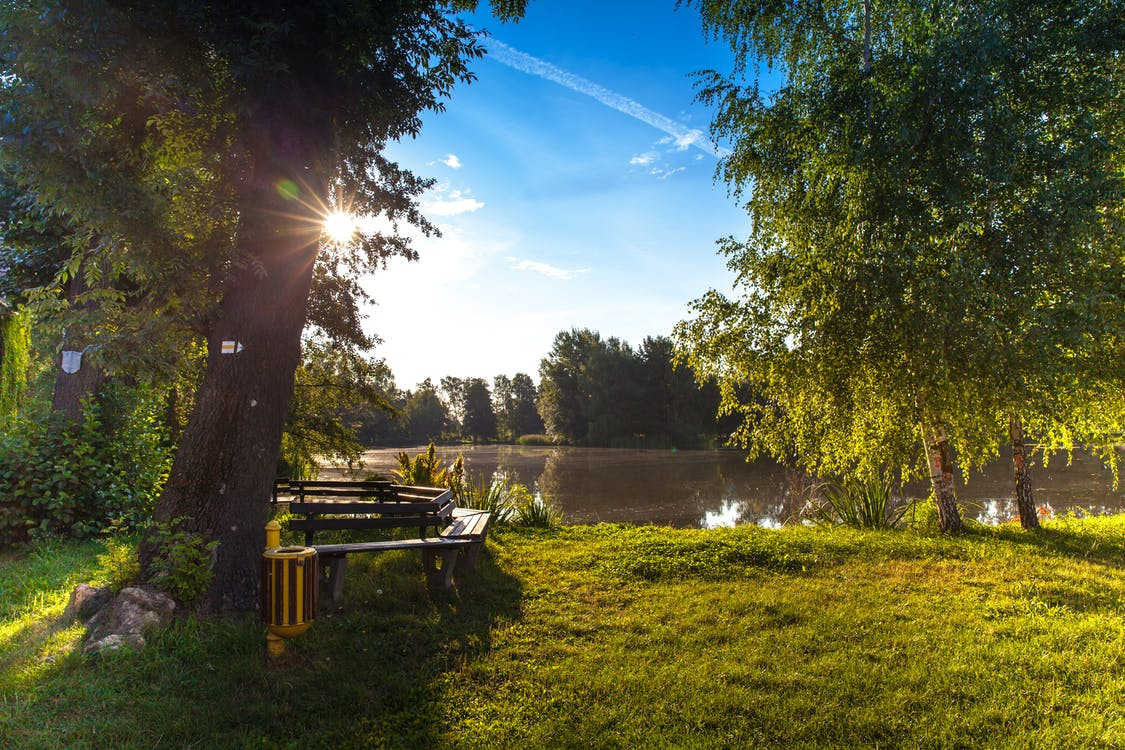
#> input picture face_recog/Images/park.jpeg, 1125 x 750 px, found by its file name
$ python split_merge.py
#> lines starting #> are read from the running program, lines starting #| are printed output that depends on the picture
import cv2 as cv
import numpy as np

img = cv.imread('Images\park.jpeg')
#> img is the input picture: shape (750, 1125, 3); mean B, G, R 64.5, 92.7, 88.2
cv.imshow('Park', img)

blank = np.zeros(img.shape[:2] , dtype = 'uint8')


b,g,r = cv.split(img)
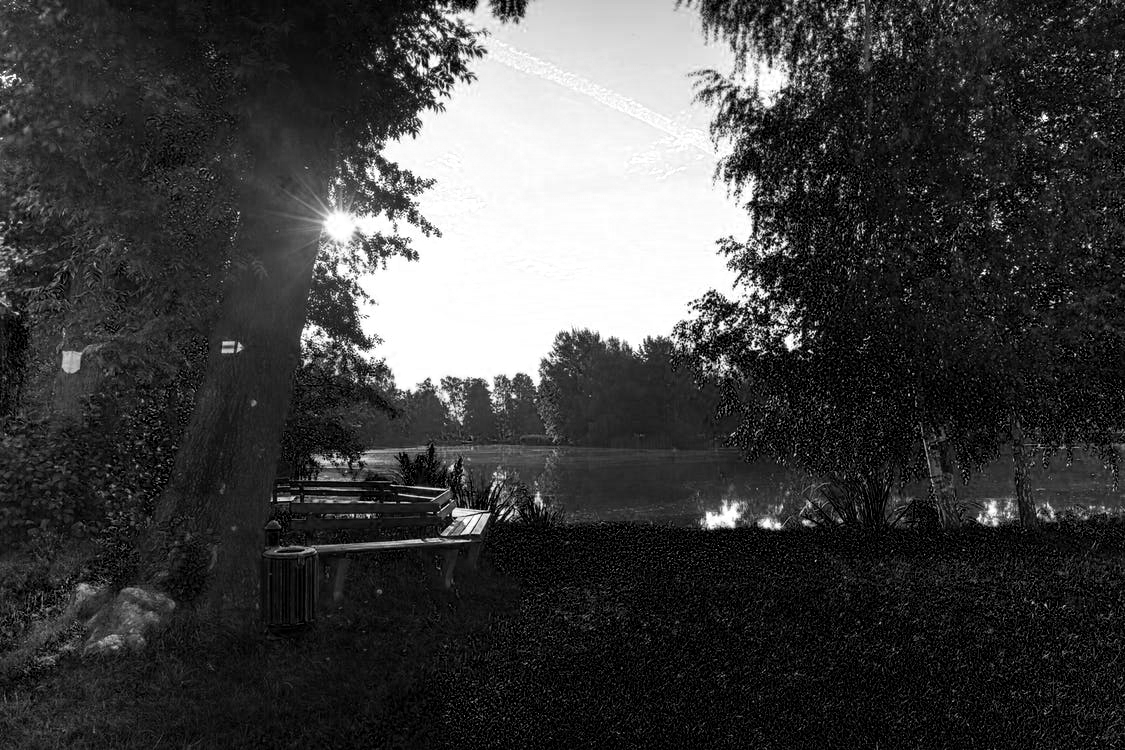
#> b: shape (750, 1125); min 0, max 255, mean 64.5
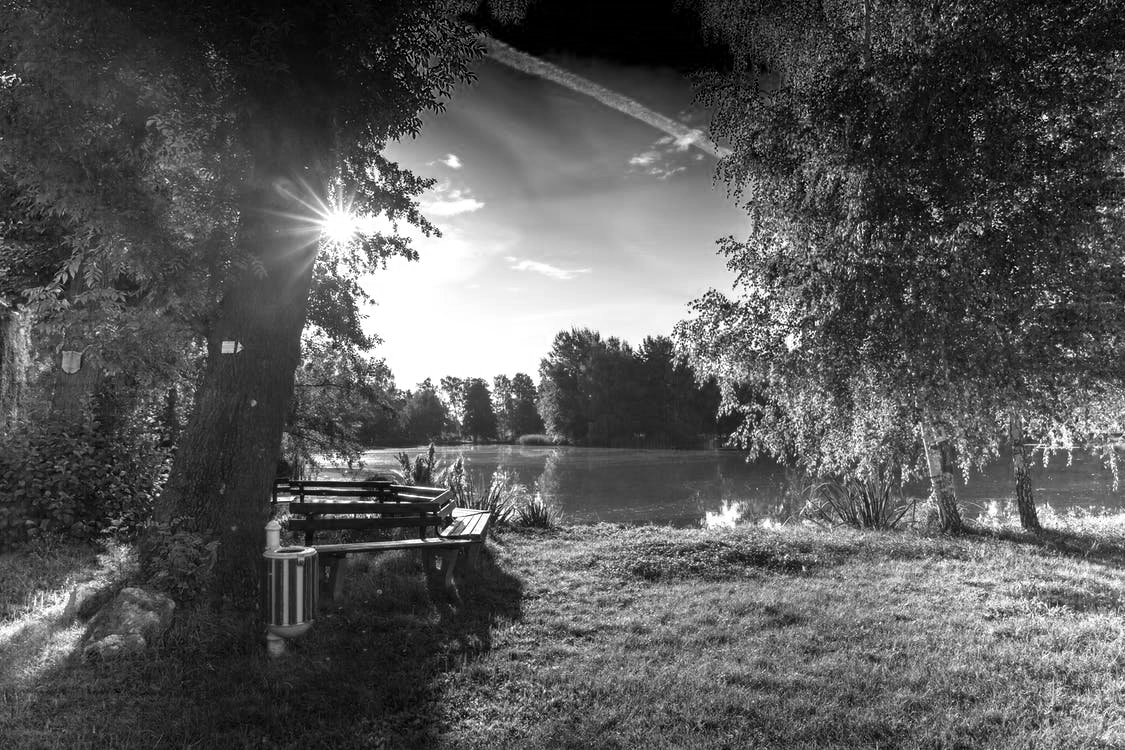
#> r: shape (750, 1125); min 0, max 255, mean 88.2

# distribution of images in their original colour channel

blue = cv.merge([b ,blank , blank])
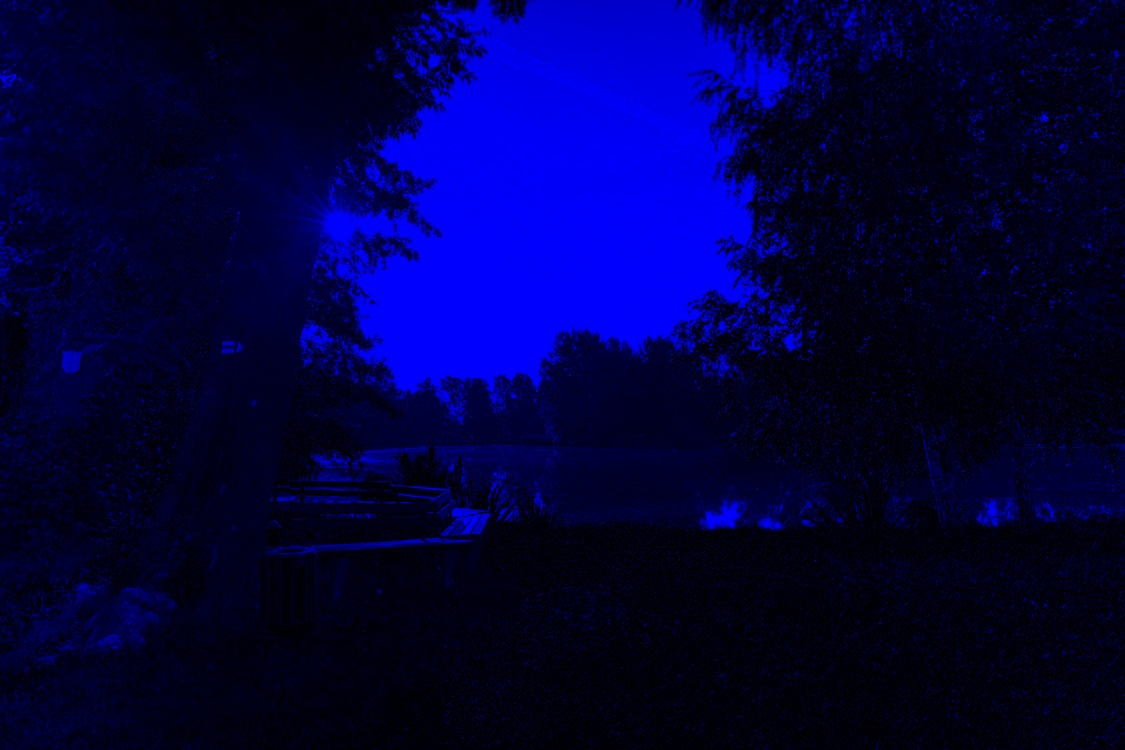
#> blue: shape (750, 1125, 3); mean of channels 0, 1, 2 64.5, 0, 0; drawn as B, G, R
green = cv.merge([blank,g,blank])
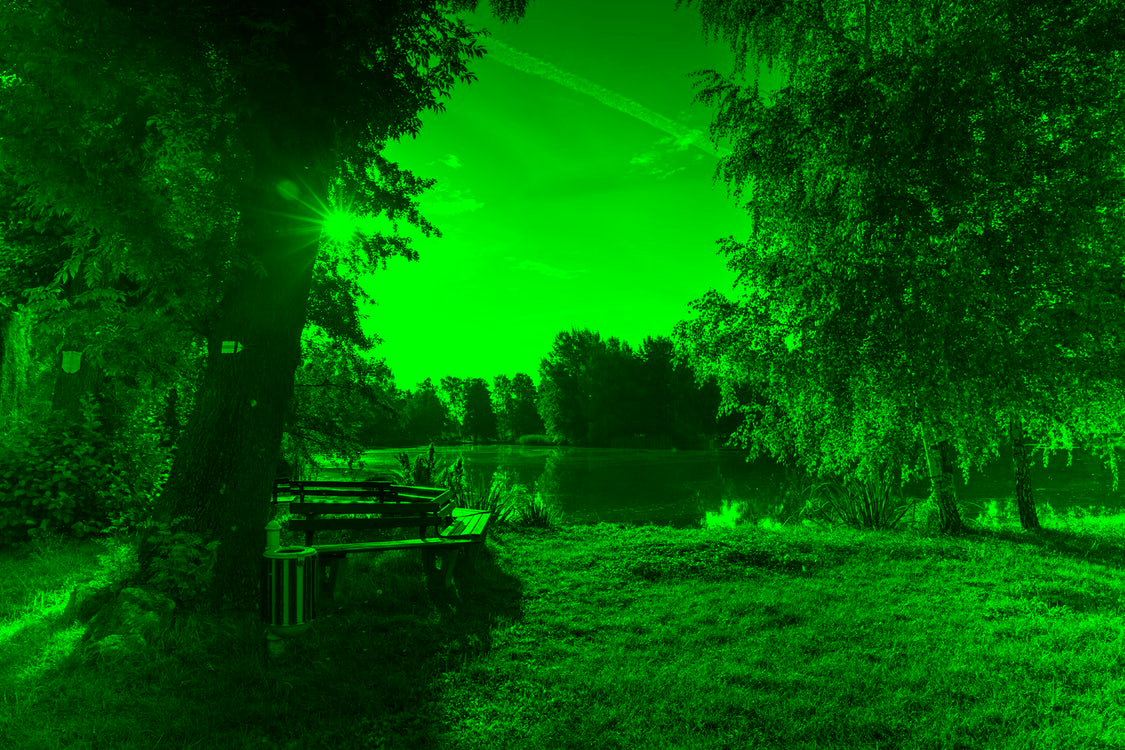
#> green: shape (750, 1125, 3); mean of channels 0, 1, 2 0, 92.7, 0; drawn as B, G, R
red = cv.merge([blank,blank,r])
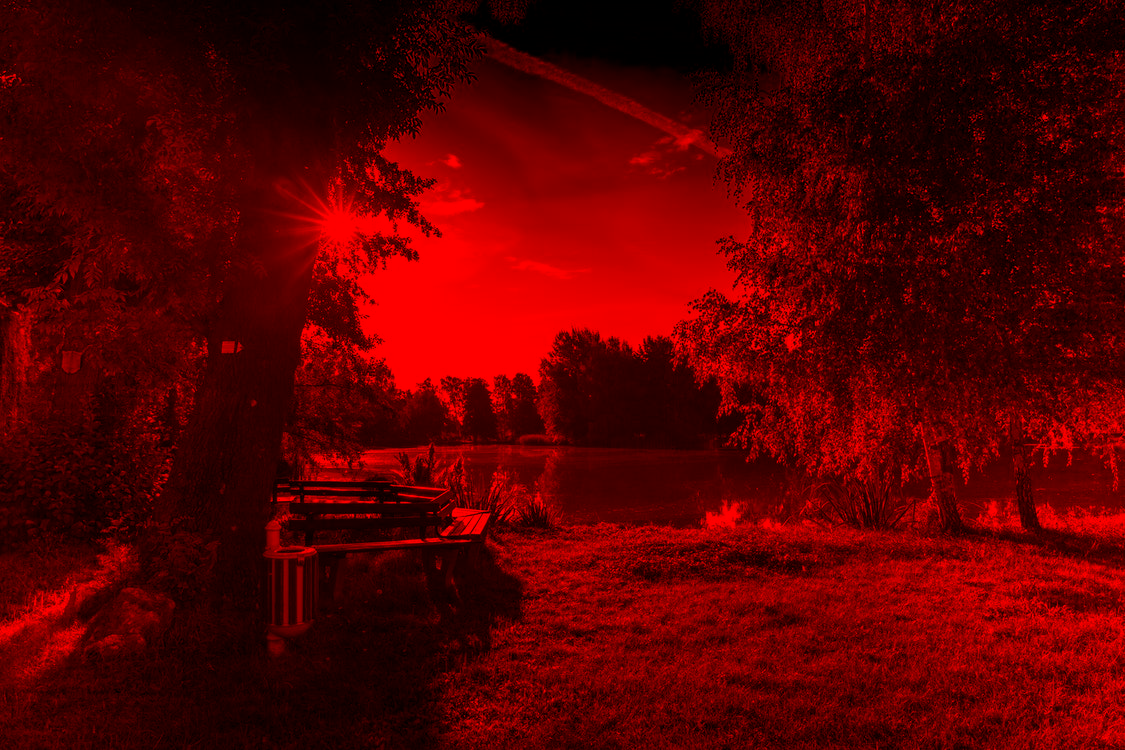
#> red: shape (750, 1125, 3); mean of channels 0, 1, 2 0, 0, 88.2; drawn as B, G, R

cv.imshow('Blue' , blue)
cv.imshow('Green', green)
cv.imshow('Red' , red)


# cv.imshow('blue', b)
# cv.imshow('green', g)
# cv.imshow('red', r)

print(img.shape)
#| (750, 1125, 3)
print(b.shape)
#| (750, 1125)
print(g.shape)
#| (750, 1125)
print(r.shape)
#| (750, 1125)


merged = cv.merge([b,g,r])
cv.imshow('merged_image', merged)

cv.waitKey(0)

$ run again, with face_recog/Images/CATS4.jpg copied over face_recog/Images/park.jpeg
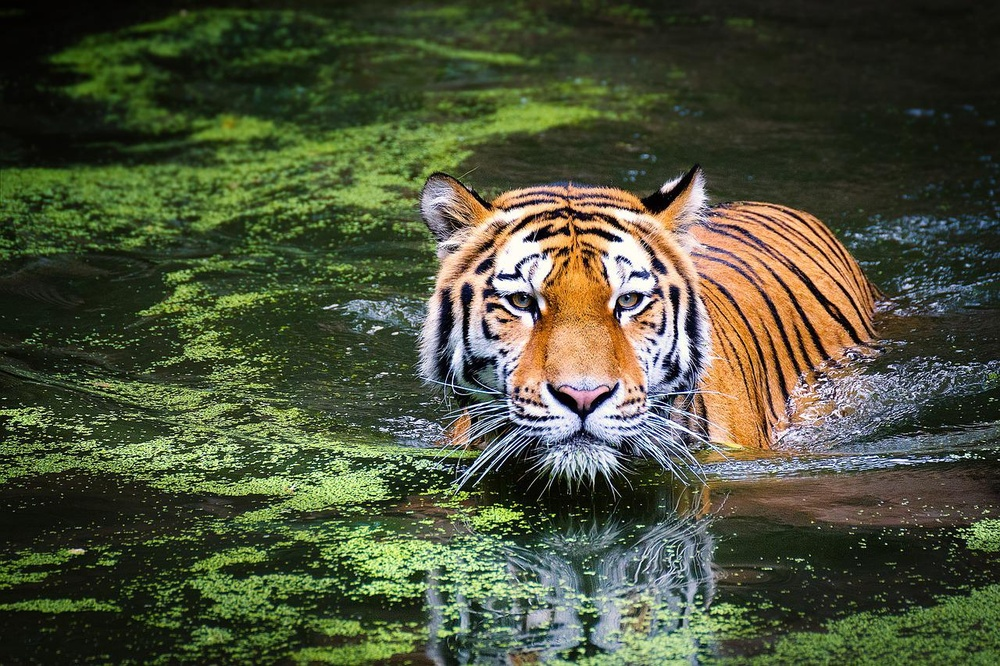
#> input picture face_recog/Images/CATS4.jpg, 1000 x 666 px, shrunk from 1280 x 853 before the run, found by its file name
#> img is the input picture: shape (666, 1000, 3); mean B, G, R 58.3, 82.6, 76.9
#> `green = cv.merge([blank,g,blank])`:
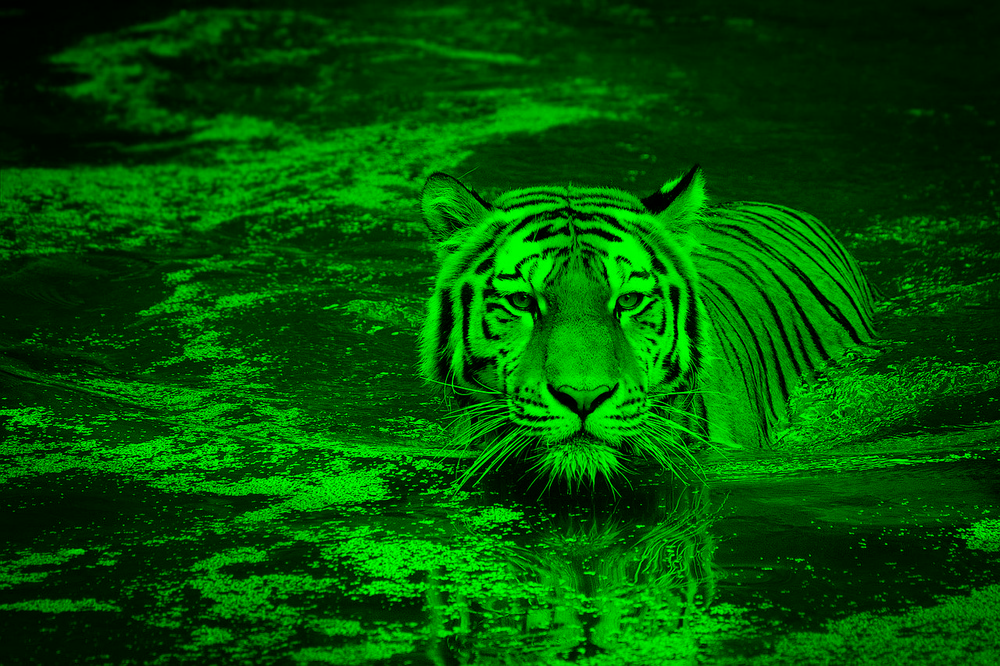
#> green: shape (666, 1000, 3); mean of channels 0, 1, 2 0, 82.6, 0; drawn as B, G, R
#> `red = cv.merge([blank,blank,r])`:
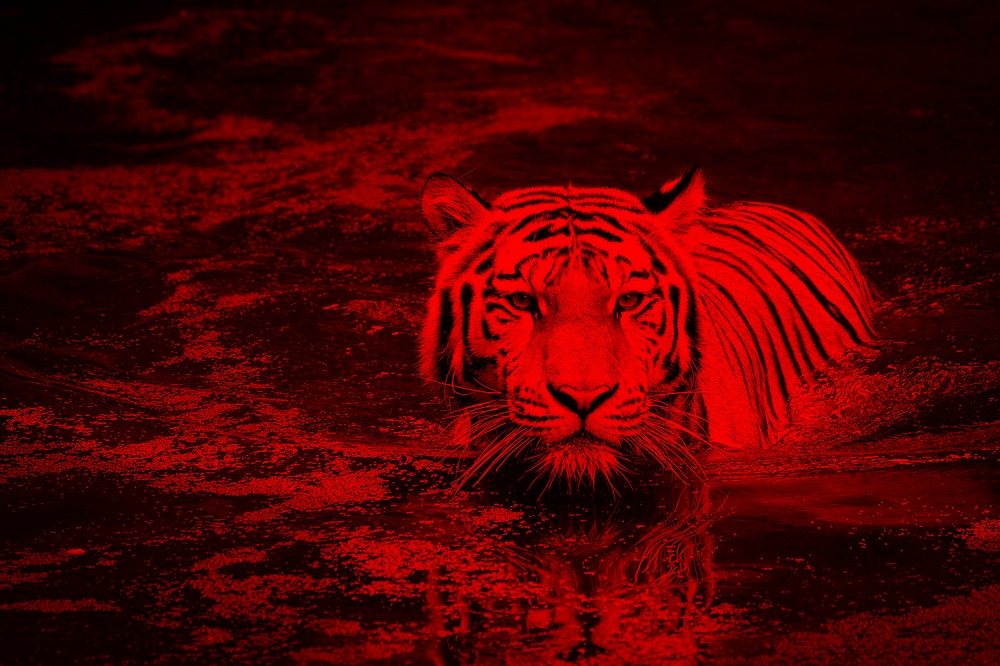
#> red: shape (666, 1000, 3); mean of channels 0, 1, 2 0, 0, 76.9; drawn as B, G, R
#| (666, 1000, 3)
#| (666, 1000)
#| (666, 1000)
#| (666, 1000)
